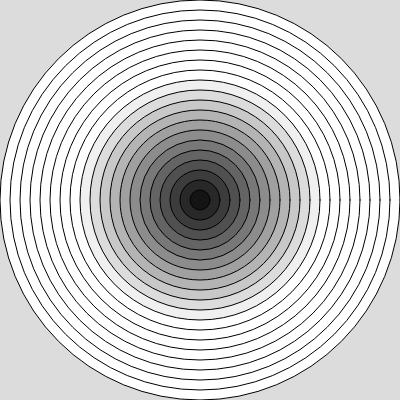
Frame 1 (no input)
Frame 60 (no input): identical to frame 1, image omitted
Frame 120 (the mouse pressed at the canvas centre since frame 60): identical to frame 1, image omitted

The p5.js sketch that drew this single still picture (run headless with seeded random() and noise() and a simulated clock; from frame 60 on, the mouse is pressed at the canvas centre):

// p5.js sketch
// ── sketch.js
function setup() {
  createCanvas(400, 400);
}

function draw() {
  background(220);
   for(let w=width;w>0; w-=20){
    stroke(0);
    fill(w);
    ellipse(width/2,height/2,w,w);
  }

}
